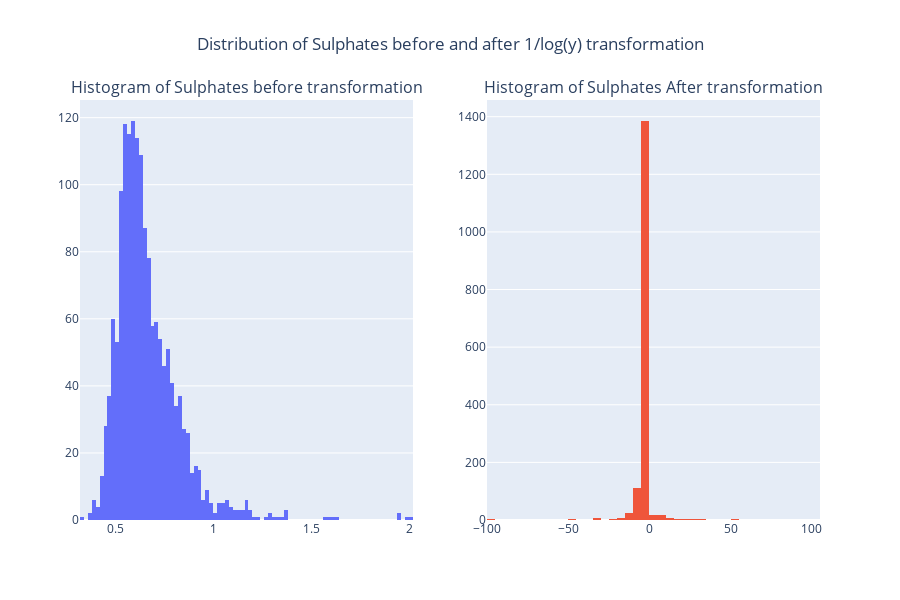

Write notebook code for a chart like this one.
### Markdown cell above
<h2  style="text-align: center" class="list-group-item list-group-item-success"> 3.1 1:1 Transformations</h2><a id = "3.1" ></a>

There are a variety of modifications that can be made to an individual attribute that might improve its utility in a model. The first type of transformations to a single attribute discussed here are those that change the scale of the data. A good example is the transformation described in plot below. In that case, the attribute residual sugar had very skewed distributions and it was shown that using the inverse of the log values improves distribution.

### Code cell
from plotly.subplots import make_subplots
import plotly.graph_objects as go

fig = make_subplots(rows=1, cols=2, 
                    subplot_titles=("Histogram of Sulphates before transformation", "Histogram of Sulphates After transformation"))

fig.append_trace(go.Histogram(x = df['sulphates']), row = 1, col = 1)

fig.append_trace(go.Histogram(x = 1/(np.log(df['sulphates'])), nbinsx=40), row = 1, col = 2)

fig.update_layout(height=600, width= np.inf, title_text="Distribution of Sulphates before and after 1/log(y) transformation", showlegend=False, title_x = 0.5)
fig.show()

### Figure 1 — Plotly figure (JSON) as saved in the notebook; plotly's stock layout.template omitted (floating-point values rounded to 4 significant figures; data arrays with more than 128 entries replaced by an {"elided": "..."} marker saying what was removed)
{"data": [{"type": "histogram", "x": {"elided": "1599 float values"}, "xaxis": "x", "yaxis": "y"}, {"nbinsx": 40, "type": "histogram", "x": {"elided": "1599 float values"}, "xaxis": "x2", "yaxis": "y2"}], "layout": {"annotations": [{"font": {"size": 16}, "showarrow": false, "text": "Histogram of Sulphates before transformation", "x": 0.225, "xanchor": "center", "xref": "paper", "y": 1, "yanchor": "bottom", "yref": "paper"}, {"font": {"size": 16}, "showarrow": false, "text": "Histogram of Sulphates After transformation", "x": 0.775, "xanchor": "center", "xref": "paper", "y": 1, "yanchor": "bottom", "yref": "paper"}], "height": 600, "showlegend": false, "title": {"text": "Distribution of Sulphates before and after 1/log(y) transformation", "x": 0.5}, "width": null, "xaxis": {"anchor": "y", "domain": [0, 0.45]}, "xaxis2": {"anchor": "y2", "domain": [0.55, 1]}, "yaxis": {"anchor": "x", "domain": [0, 1]}, "yaxis2": {"anchor": "x2", "domain": [0, 1]}}}
